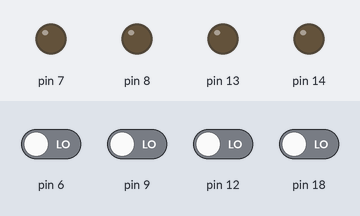
Simulated run of this sketch. Board: Arduino Uno, built with avr-gcc and run on an emulated ATmega328P. On the bench: output pins drawn as LEDs (lit = HIGH). The test bench sets the inputs (shaded band); at power-on: pin 6, pin 9, pin 12, pin 18 LOW.

Above: at 1.2 s.
1.3 s: pin 6 driven HIGH
At 2.2 s:
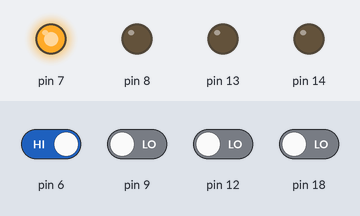
2.8 s: pin 9 driven HIGH
At 3.3 s:
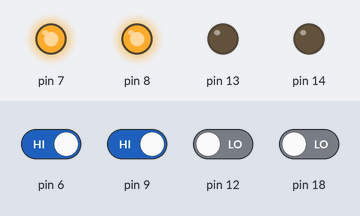
4.3 s: pin 12 driven HIGH
At 5.5 s:
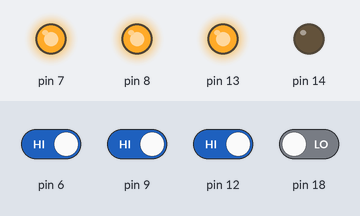
5.8 s: pin 6 driven LOW
At 6.8 s:
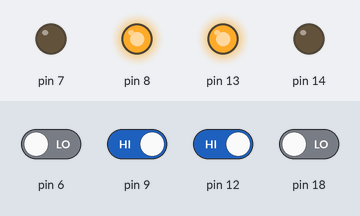
7.3 s: pin 9 driven LOW
At 7.9 s:
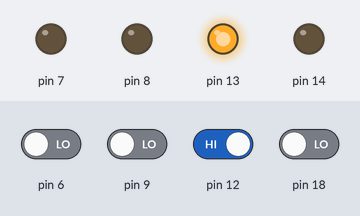
8.8 s: pin 6 driven HIGH
At 9.1 s:
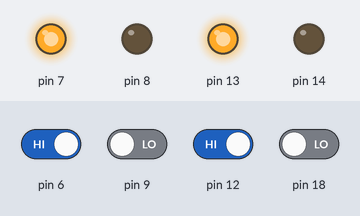
Timing chart, 0 to 11.3 s (numbered marks = the images above; inputs shaded):
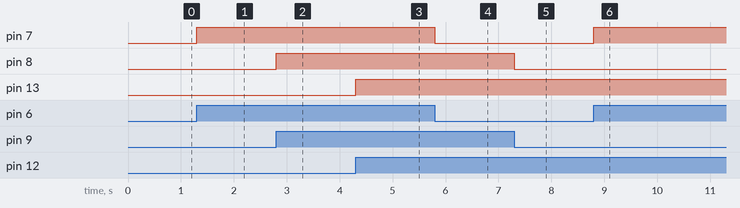

Measured:
- after the input at 1.3 s, pin 7: LOW → HIGH at once
- after the input at 2.8 s, pin 8: LOW → HIGH at once
- after the input at 4.3 s, pin 13: LOW → HIGH at once
- after the input at 5.8 s, pin 7: HIGH → LOW at once
- after the input at 7.3 s, pin 8: HIGH → LOW at once
- after the input at 8.8 s, pin 7: LOW → HIGH at once

The sketch:

lab8Task1.ino
```cpp
void setup() {
  DDRB = B00100001; // DDRB = 0x20; // DDRB = 32; // встановимо 13 пін Arduino (5 пін регістра B) як вихід, а інші піни як входи
  DDRC = B11000001; // пін А1 як вихід (1 пін регістра С), пін А0 як вхід (0 пін регістра С), інші піни теж як входи
  DDRD = B10000000; // pin 7 is as output other are as inputs
  PORTC =B00000000;
}

void loop() {
  // тернарна операція, аналог if...else...
  // читаєм сигнал з 4го піна регістру В і подаємо сигнал на 5й пін регістру В
  (PINB & (1 << PB4))    ?   PORTB |= 1 << PB5   :   PORTB &= ~(1 << PB5);
  // читаєм сигнал з 0го піна регістру С і подаємо сигнал на 1й пін регістру С
  (PINC & (1 << PC4))   ?   PORTC |= 1 << PC5   :   PORTC &= ~(1 << PC5);
  (PINB & (1<<PB1)) ? PORTB |= (1<<PB0) : PORTB &= ~(1<<PB0);

  (PIND & (1<<PD6)) ? PORTD |= (1<<PD7) : PORTD &= ~(1<<PD7);
}
```
